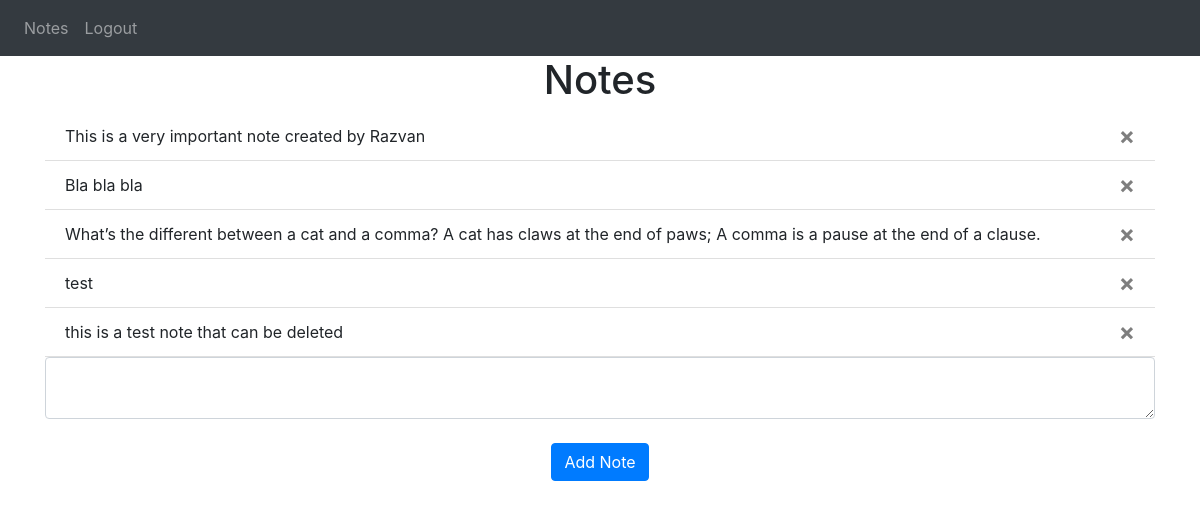
Screenshot of / (signed in) with the database file from the repository.
### website/models.py (models this page shows)
class Note(db.Model):
    id = db.Column(db.Integer, primary_key=True)
    data = db.Column(db.String(10000))
    date = db.Column(db.DateTime(timezone=True), default=func.now())
    user_id = db.Column(db.Integer, db.ForeignKey('user.id')) #by specifing ForeignKey we must pass a valid id to this column (one object to many children)

### website/views.py (the view, shortened to what this page needs)
@views.route('/', methods=['GET', 'POST']) #the home() function (defined below) will run whenever we go to our "/" route (homepage)
@login_required
def home():
    return render_template("home.html", user=current_user)

### website/templates/home.html (shortened to what this page needs)
{% extends "base.html" %}
{% block content %}
<h1 align="center">Notes</h1>
<ul class="list-group list-group-flush" id="notes">
  {% for note in user.notes %}
  <li class="list-group-item"> {{ note.data }}
    <button type="button" class="close" onClick="deleteNote({{ note.id }})">
      <span aria-hidden="true">&times;</span>
    </button>
  </li>
  {% endfor %}
</ul>
<form method="POST">
  <textarea name="note" id="note" class="form-control"></textarea>
  <br />
  <div align="center">
    <button type="submit" class="btn btn-primary">Add Note</button>
  </div>
</form>
{% endblock %}

### rows the page displays
Note: data "This is a very important note created by Razvan"
Note: data "Bla bla bla"
Note: data "What’s the different between a cat and a comma? A cat has claws at the end of paws; A comma is a pause at the end of a clause."
Note: data "test"
Note: data "this is a test note that can be deleted"
